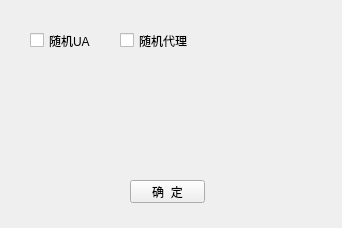
<?xml version="1.0" encoding="UTF-8"?>
<ui version="4.0">
 <class>Form</class>
 <widget class="QWidget" name="Form">
  <property name="geometry">
   <rect>
    <x>0</x>
    <y>0</y>
    <width>342</width>
    <height>228</height>
   </rect>
  </property>
  <property name="windowTitle">
   <string>Form</string>
  </property>
  <widget class="QCheckBox" name="randua">
   <property name="geometry">
    <rect>
     <x>30</x>
     <y>30</y>
     <width>71</width>
     <height>21</height>
    </rect>
   </property>
   <property name="text">
    <string>随机UA</string>
   </property>
  </widget>
  <widget class="QCheckBox" name="randproxy">
   <property name="geometry">
    <rect>
     <x>120</x>
     <y>30</y>
     <width>71</width>
     <height>21</height>
    </rect>
   </property>
   <property name="text">
    <string>随机代理</string>
   </property>
  </widget>
  <widget class="QPushButton" name="pushButton">
   <property name="geometry">
    <rect>
     <x>130</x>
     <y>180</y>
     <width>75</width>
     <height>23</height>
    </rect>
   </property>
   <property name="text">
    <string>确  定</string>
   </property>
  </widget>
 </widget>
 <resources/>
 <connections/>
</ui>
